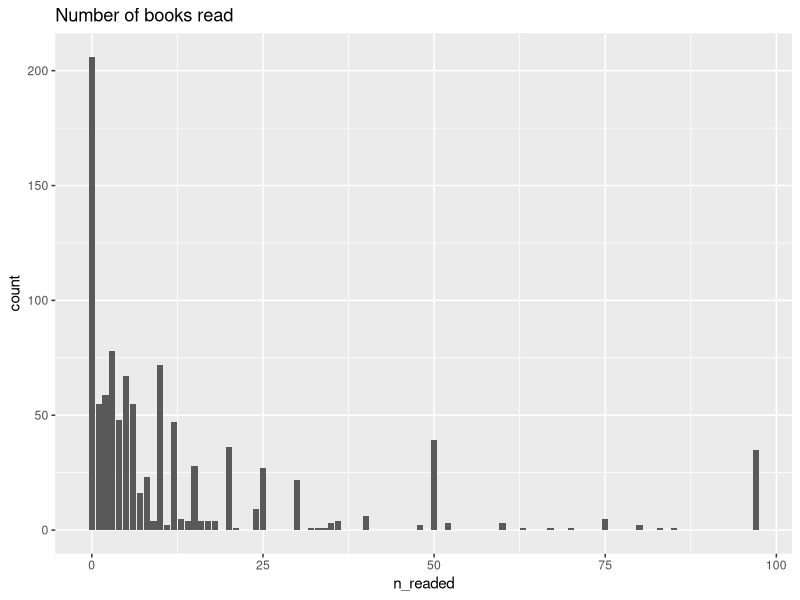
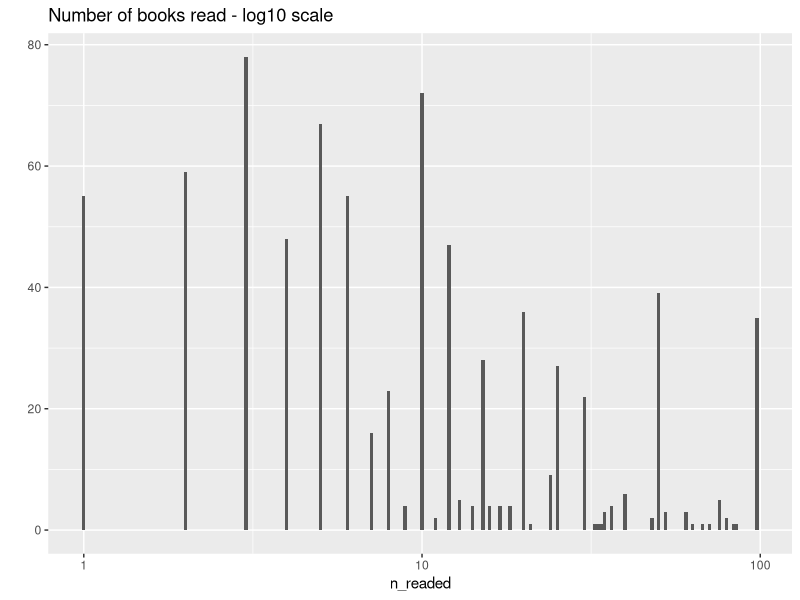
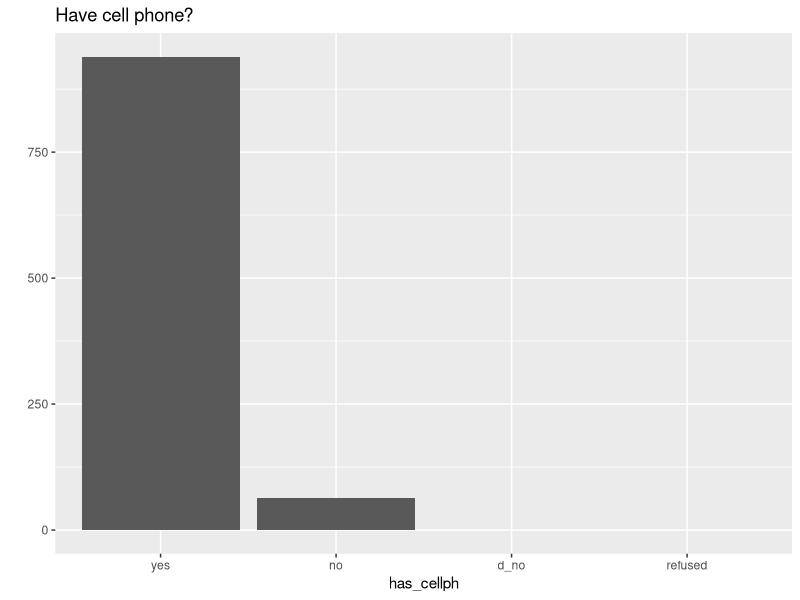
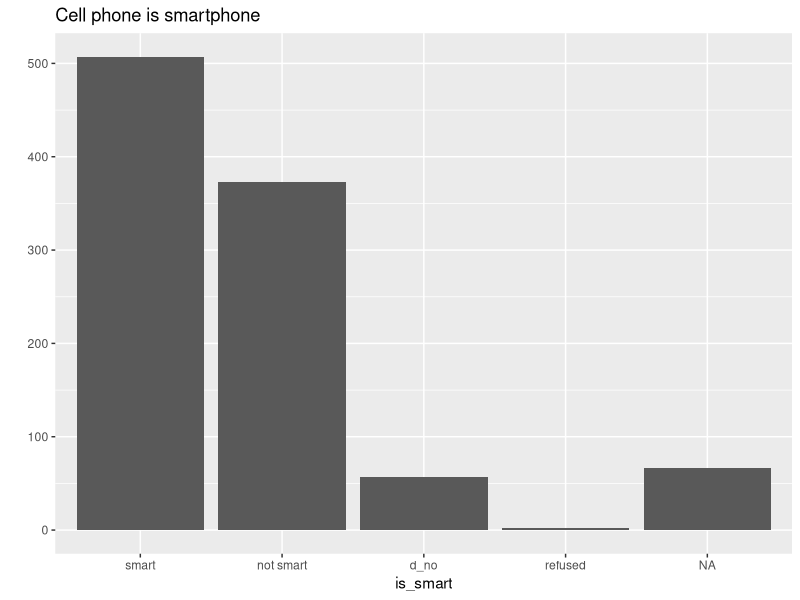
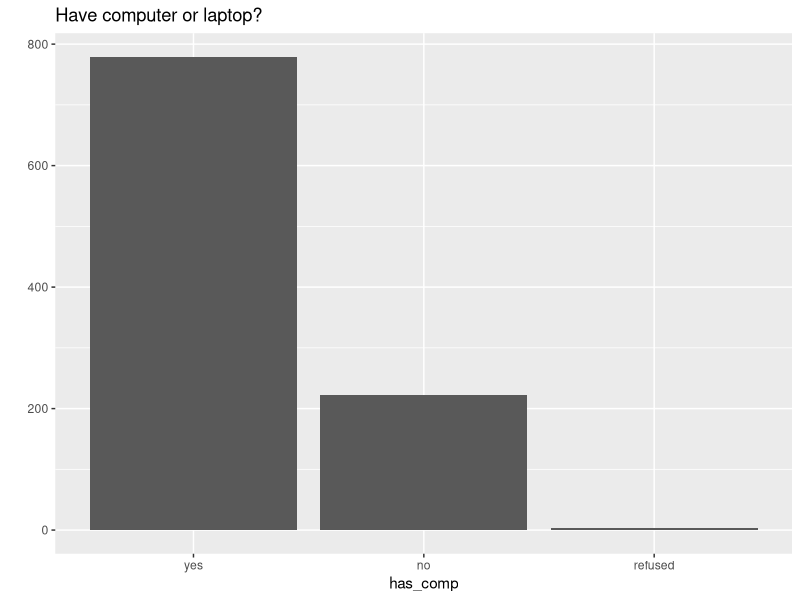
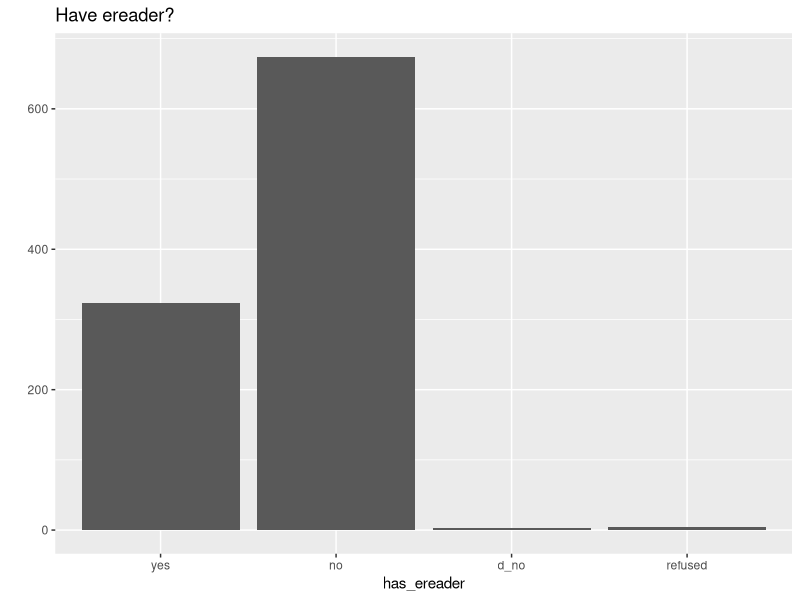
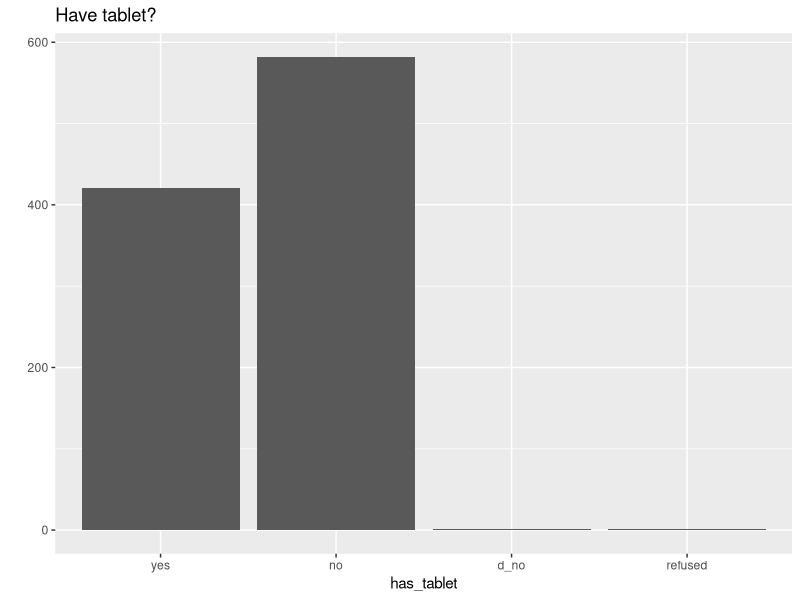
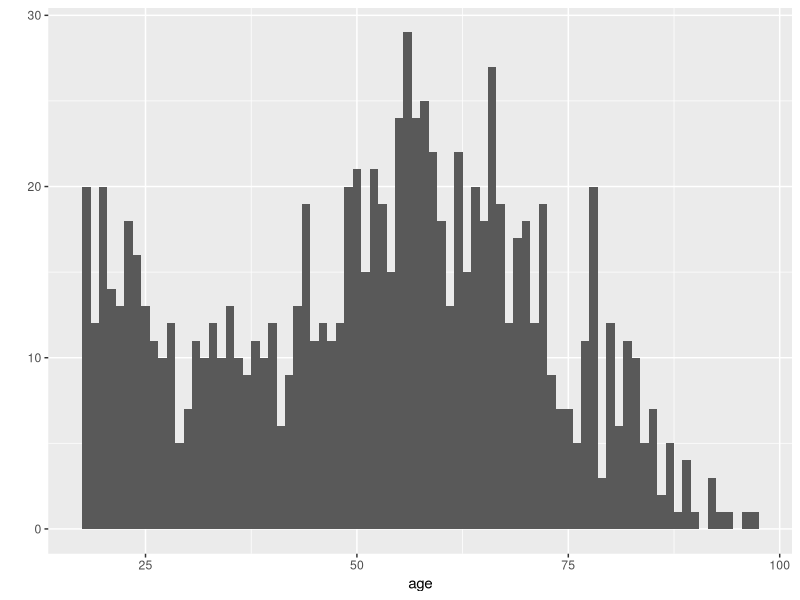

These figures' R source, in order:
## ---- chunk 1

library(ggplot2)
library(tidyr)
library(dplyr)

## ---- chunk 2

reader_s <- read.csv("January_2014_Ereading_Gadgets_CSV.csv")

names(reader_s) <- c("id", "sample", "lang", "fips", "state", "cregion", "usr", "has_cellph", "has_comp", "has_ereader", "has_tablet", "is_smart", "n_readed", "r_printedb", "r_audiob", "r_ebook", "r_eb_tablet", "r_eb_ereader", "r_eb_comp", "r_eb_cellph", "r_yesterday", "pial6m1", "pial6m2", "pial6m3", "pial6m4", "SmartPhone", "ql1", "ql1a", "qc1", "hh1", "employ", "parent", "gender", "age", "educ", "is_hisp", "race", "income", "income2", "reg", "party", "party_ln", "raceos", "weight", "standwt")

reader_s.ed <- reader_s[, c("id", "sample", "has_cellph", "has_comp", "has_ereader", "has_tablet", "is_smart", "n_readed", "r_printedb", "r_audiob", "r_ebook", "r_eb_tablet", "r_eb_ereader", "r_eb_comp", "r_eb_cellph", "r_yesterday", "employ", "parent", "gender", "age", "educ", "race", "income")]

reader_s.ed$id <- factor(reader_s.ed$id)

reader_s.ed$sample <- factor(reader_s.ed$sample, labels = c("1", "2"))

reader_s.ed$has_cellph <- factor(reader_s.ed$has_cellph, labels = c("yes", "no", "d_no", "refused"))
reader_s.ed$has_cellph[which(reader_s.ed$sample == 2)] <- "yes"

reader_s.ed$has_comp <- factor(reader_s.ed$has_comp, labels = c("yes", "no", "refused"))

reader_s.ed$has_ereader <- factor(reader_s.ed$has_ereader, labels = c("yes", "no", "d_no", "refused"))

reader_s.ed$has_tablet <- factor(reader_s.ed$has_tablet, labels = c("yes", "no", "d_no", "refused"))

reader_s.ed$n_readed <- replace(reader_s.ed$n_readed, reader_s.ed$n_readed == 98 | reader_s.ed$n_readed == 99, NA)

reader_s.ed$is_smart <- factor(reader_s.ed$is_smart, labels = c("smart", "not smart", "d_no", "refused"))

reader_s.ed$r_printedb <- factor(reader_s.ed$r_printedb, labels = c("yes", "no", "d_no", "refused"))

reader_s.ed$r_audiob <- factor(reader_s.ed$r_audiob, labels = c("yes", "no", "d_no"))

reader_s.ed$r_ebook <- factor(reader_s.ed$r_ebook, labels = c("yes", "no", "d_no"))

reader_s.ed$r_eb_tablet <- factor(reader_s.ed$r_eb_tablet, labels = c("e_day", "ft_we", "ft_mo", "less", "not_dev"))

reader_s.ed$r_eb_ereader <- factor(reader_s.ed$r_eb_ereader, labels = c("e_day", "ft_we", "ft_mo", "less", 
                                                                   "not_dev", "cant_dev", "d_no", "refused"))

reader_s.ed$r_eb_comp <- factor(reader_s.ed$r_eb_comp, labels = c("e_day", "ft_we", "ft_mo", "less", "not_dev"))

reader_s.ed$r_eb_cellph <- factor(reader_s.ed$r_eb_cellph, labels = c("e_day", "ft_we", "ft_mo", "less", "not_dev"))

reader_s.ed$r_yesterday <- factor(reader_s.ed$r_yesterday, labels = c("yes", "no"))

reader_s.ed$employ <- factor(reader_s.ed$employ, labels = c("f_time", "p_time", "not", "refused"))

reader_s.ed$parent <- factor(reader_s.ed$parent, labels = c("yes", "no", "refused"))

reader_s.ed$gender <- factor(reader_s.ed$gender, labels = c("male", "female"))

reader_s.ed$age <- replace(reader_s.ed$age, reader_s.ed$age == 99, NA)

reader_s.ed$educ <- factor(reader_s.ed$educ, labels = c("lt_hs", "hs_incom", "hs_grad", "col_no_deg", "as_deg", "bach", "postgrad_no_deg", "postgrad", "refused"), ordered = TRUE)

reader_s.ed$race <- factor(reader_s.ed$race, labels = c("white", "black", "asian", "mixed", "indian", "other",
                                                          "refused"))

reader_s.ed$income <- factor(reader_s.ed$income, labels = c("lt_10k", "10k-19k", "20k-29k", "30k-39k", "40k-49k",
                                                            "50k-74k", "75k-99k", "100k-149k", "mt_150k", "refused"), ordered = TRUE)

## ---- chunk 3

age_breaks <- c(17, 29, 49, 64, 97)
reader_s.ed$age_buckets <- cut(reader_s.ed$age, breaks = age_breaks)

## ---- chunk 4

dim(reader_s.ed)

#dimentions of data. 1005 observation

## ---- chunk 5

names(reader_s.ed)

## ---- chunk 6


str(reader_s.ed)

## ---- chunk 7

tblFun <- function(x){
    tbl <- table(x)
    res <- cbind(tbl,round(prop.table(tbl)*100,2))
    colnames(res) <- c('Count','Percentage')
    res
}

## ---- chunk 8

tblFun(reader_s.ed$has_cellph)

## ---- chunk 9

tblFun(reader_s.ed$has_comp)

## ---- chunk 10

tblFun(reader_s.ed$has_ereader)

## ---- chunk 11

tblFun(reader_s.ed$has_tablet)

## ---- chunk 12

tblFun(reader_s.ed$is_smart)

## ---- chunk 13

tblFun(reader_s.ed$r_printedb)

## ---- chunk 14

tblFun(reader_s.ed$r_audiob)

## ---- chunk 15

tblFun(reader_s.ed$r_ebook)

## ---- chunk 16

tblFun(reader_s.ed$r_eb_tablet)

## ---- chunk 17

tblFun(reader_s.ed$r_eb_ereader)

## ---- chunk 18

tblFun(reader_s.ed$r_eb_comp)

## ---- chunk 19

tblFun(reader_s.ed$r_eb_cellph)

## ---- chunk 20

tblFun(reader_s.ed$r_yesterday)

## ---- chunk 21

tblFun(reader_s.ed$employ)

## ---- chunk 22

tblFun(reader_s.ed$parent)

## ---- chunk 23

tblFun(reader_s.ed$gender)

## ---- chunk 24

tblFun(reader_s.ed$age_buckets)

## ---- chunk 25

tblFun(reader_s.ed$educ)

## ---- chunk 26

tblFun(reader_s.ed$race)

## ---- chunk 27

tblFun(reader_s.ed$income)

## ---- chunk 28

summary(reader_s.ed)

## ---- chunk 29

ggplot(aes(n_readed), data = reader_s.ed) + geom_bar(binwidth = 1) + ggtitle("Number of books read")

## ---- chunk 30

qplot(n_readed, data = reader_s.ed, binwidth = 0.01) + scale_x_log10() + ggtitle("Number of books read - log10 scale")

## ---- chunk 31

qplot(has_cellph, data = reader_s.ed) + ggtitle("Have cell phone?")

## ---- chunk 32

qplot(is_smart, data = reader_s.ed) + ggtitle("Cell phone is smartphone")

## ---- chunk 33

qplot(has_comp, data = reader_s.ed) + ggtitle("Have computer or laptop?")

## ---- chunk 34

qplot(has_ereader, data = reader_s.ed) + ggtitle("Have ereader?")

## ---- chunk 35

qplot(has_tablet, data = reader_s.ed) + ggtitle("Have tablet?")

## ---- chunk 36

qplot(age, data = reader_s.ed, binwidth = 1)

## ---- chunk 37

qplot(age_buckets, data = reader_s.ed)

## ---- chunk 38

qplot(race, data = reader_s.ed)

## ---- chunk 39

qplot(educ, data = reader_s.ed)

## ---- chunk 40

qplot(income, data = reader_s.ed)

## ---- chunk 41

qplot(employ, data = reader_s.ed)

## ---- chunk 42

qplot(gender, data = reader_s.ed)

## ---- chunk 43

qplot(parent, data = reader_s.ed)

## ---- chunk 44

ggplot(aes(x = age, y = n_readed), data = reader_s.ed) + geom_jitter()

## ---- chunk 45

ggplot(aes(x = age, y = n_readed), data = reader_s.ed) + geom_jitter(aes(color = has_ereader)) +
    scale_y_log10()
aggregate(n_readed ~ has_ereader, reader_s.ed, median)

## ---- chunk 46

aggregate(n_readed ~ age_buckets, reader_s.ed, mean)
aggregate(n_readed ~ age_buckets, reader_s.ed, median)

## ---- chunk 47

ggplot(aes(x = age_buckets, y = n_readed), data = reader_s.ed) + geom_boxplot()

## ---- chunk 48

ggplot(aes(x = income, y = n_readed), data = reader_s.ed) + geom_boxplot()

## ---- chunk 49

ggplot(aes(x = income, y = n_readed), data = reader_s.ed) + geom_boxplot() +
    coord_cartesian(ylim = c(0, 40))

## ---- chunk 50

aggregate(n_readed ~ income, reader_s.ed, median)

## ---- chunk 51

ggplot(aes(x = employ, y = n_readed), data = reader_s.ed) + geom_boxplot()
aggregate(n_readed ~ employ, reader_s.ed, median)

## ---- chunk 52

ggplot(aes(x = parent, y = n_readed), data = reader_s.ed) + geom_boxplot()
aggregate(n_readed ~ parent, reader_s.ed, median)

## ---- chunk 53

ggplot(aes(x = educ, y = n_readed), data = reader_s.ed) + geom_boxplot()
aggregate(n_readed ~ educ, reader_s.ed, median)

## ---- chunk 54

ggplot(aes(x = educ, y = n_readed), data = reader_s.ed) + geom_boxplot() +
    coord_cartesian(ylim = c(0, 55))

## ---- chunk 55

devices <- rbind(table(reader_s.ed$r_eb_tablet), table(reader_s.ed$r_eb_ereader)[1:5], table(reader_s.ed$r_eb_comp), table(reader_s.ed$r_eb_cellph))

rownames(devices) <- c("r_eb_tablet", "r_eb_ereader", "r_eb_comp", "r_eb_cellph")

mosaicplot(devices, color = palette(rainbow(n = 5, start = 5/6, end = 1/6)), 
           main = "Frequency of reading by devices")

## ---- chunk 56

readp_yn <- table(reader_s.ed$has_ereader, reader_s.ed$r_printedb)[1:2, 1:2]
rownames(readp_yn) <- c("have_ereader", "dn_have_ereader")
readp_yn
mosaicplot(readp_yn, color = palette(heat.colors(n = 2)))
## ---- chunk 57
reade_yn <- table(reader_s.ed$has_ereader, reader_s.ed$r_ebook)[1:2, 1:2]
rownames(reade_yn) <- c("have_ereader", "dn_have_ereader")
reade_yn
mosaicplot(reade_yn, color = palette(heat.colors(n = 2)))
## ---- chunk 58

plot(income ~ educ, data = reader_s.ed)

## ---- chunk 59

#ggplot(aes(x = has_ereader, y = r_ebook), data = subset(reader_s.ed, !is.na(r_ebook) & !r_ebook == "d_no" & !r_ebook == "refused" & !has_ereader == "d_no" & !has_ereader == "refused")) + geom_jitter(aes(color = age_buckets)) + scale_color_brewer(type = 'div')

mosaicplot(table(reader_s.ed$age_buckets, reader_s.ed$is_smart), 
           color = palette(heat.colors(n = 4)))
## ---- chunk 60

ggplot(aes(x = educ, y = n_readed), data = subset(reader_s.ed, !is.na(r_ebook) & !r_ebook == "d_no" & !r_ebook == "refused" & !has_ereader == "d_no" & !has_ereader == "refused")) + geom_jitter(aes(color = has_ereader)) + scale_y_log10()

## ---- chunk 61

ggplot(aes(x = income, y = n_readed), data = subset(reader_s.ed, !is.na(r_ebook) & !r_ebook == "d_no" & !r_ebook == "refused" & !has_ereader == "d_no" & !has_ereader == "refused")) + geom_jitter(aes(color = has_ereader)) + scale_y_log10()

## ---- chunk 62

by_n.device.ed <- reader_s.ed %>% 
    group_by(n_readed, 
             has_cellph == "yes", 
             has_comp == "yes", 
             has_ereader == "yes", 
             has_tablet == "yes") %>% 
    summarise(n = n()) %>% 
    filter(n >= 5) %>%
    arrange(n_readed) 

names(by_n.device.ed) <- c("n_readed", "has_cellph", "has_comp", "has_ereader", "has_tablet", "n")

by_n.device.ed$has_cellph <- replace(by_n.device.ed$has_cellph, by_n.device.ed$has_cellph == TRUE, "cellph_Y")
by_n.device.ed$has_cellph <- replace(by_n.device.ed$has_cellph, by_n.device.ed$has_cellph == FALSE, "cellph_N")

by_n.device.ed$has_comp <- replace(by_n.device.ed$has_comp, by_n.device.ed$has_comp == TRUE, "comp_Y")
by_n.device.ed$has_comp <- replace(by_n.device.ed$has_comp, by_n.device.ed$has_comp == FALSE, "comp_N")

by_n.device.ed$has_ereader <- replace(by_n.device.ed$has_ereader, by_n.device.ed$has_ereader == TRUE, "ereader_Y")
by_n.device.ed$has_ereader <- replace(by_n.device.ed$has_ereader, by_n.device.ed$has_ereader == FALSE, "ereader_N")

by_n.device.ed$has_tablet <- replace(by_n.device.ed$has_tablet, by_n.device.ed$has_tablet == TRUE, "tablet_Y")
by_n.device.ed$has_tablet <- replace(by_n.device.ed$has_tablet, by_n.device.ed$has_tablet == FALSE, "tablet_N")

by_n.device.ed

comb <- unite(by_n.device.ed, owned_devs, has_cellph, has_comp, has_ereader, has_tablet, sep = ",")

ggplot(aes(x = n_readed, y = n), data = comb) + geom_bar(aes(fill = owned_devs), stat = "identity") + 
     scale_fill_brewer(type = "div") +
     theme(legend.text = element_text(size=8))

## ---- chunk 63

ggplot(aes(x = has_ereader, y = r_ebook), data = subset(reader_s.ed, !is.na(r_ebook) & !r_ebook == "d_no" & !r_ebook == "refused" & !has_ereader == "d_no" & !has_ereader == "refused")) + geom_jitter(aes(color = age_buckets)) + scale_color_brewer(type = "seq", palette = 3)

## ---- chunk 64

ggplot(aes(n_readed), data = reader_s.ed) + geom_bar(binwidth = 1, fill = I("darkolivegreen4"), alpha = 0.6) + ggtitle("Number of books read")

## ---- chunk 65

ggplot(aes(x = income, y = n_readed), data = reader_s.ed) + geom_boxplot(aes(fill = income)) +
    coord_cartesian(ylim = c(0, 40)) +
    ggtitle("Number of books read by income level")

ggplot(aes(x = income, y = n_readed), data = subset(reader_s.ed, !is.na(r_ebook) & !r_ebook == "d_no" & !r_ebook == "refused" & !has_ereader == "d_no" & !has_ereader == "refused")) + geom_jitter(aes(color = has_ereader)) + scale_y_log10() +
    ggtitle("Number of books read by income level and e-reader owning")

## ---- chunk 66

ggplot(aes(x = n_readed, y = n), data = comb) + geom_bar(aes(fill = owned_devs), stat = "identity") + 
     scale_fill_brewer(type = "div") +
     theme(legend.text = element_text(size=8))

